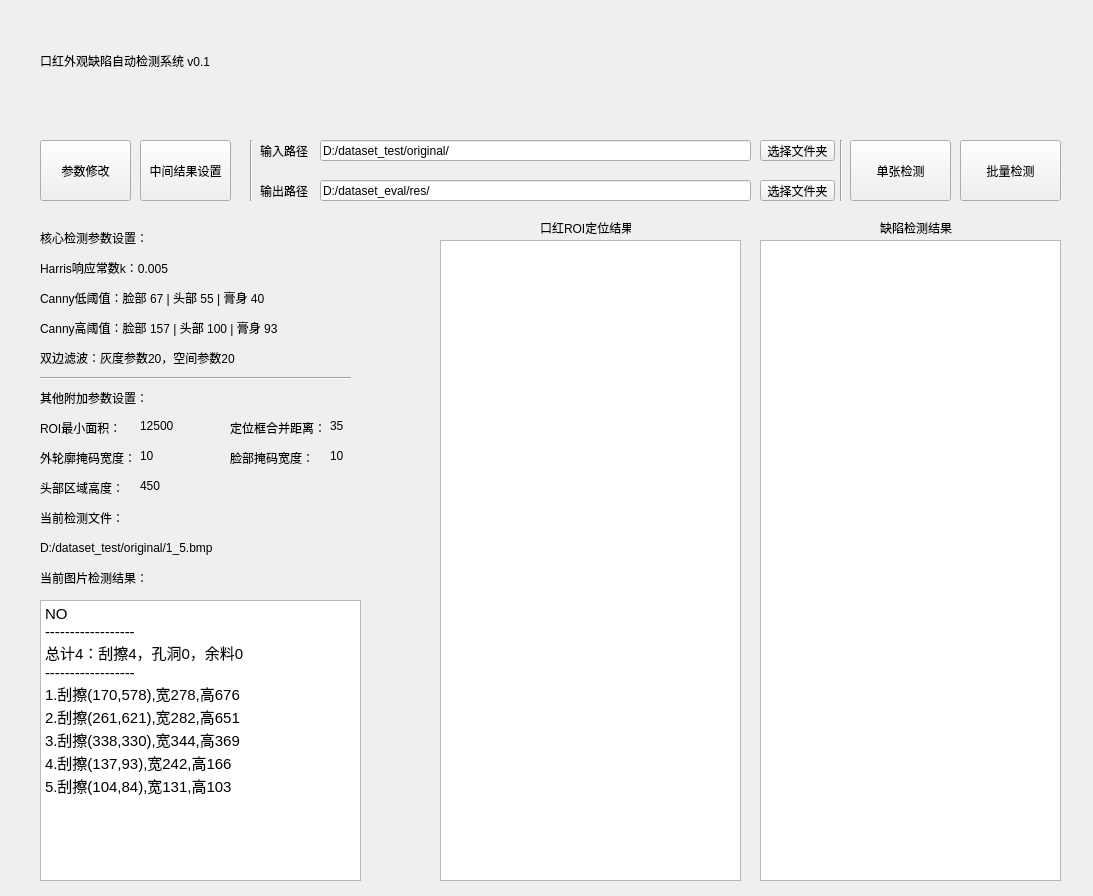
<?xml version="1.0" encoding="UTF-8"?>
<ui version="4.0">
 <class>Form</class>
 <widget class="QWidget" name="Form">
  <property name="geometry">
   <rect>
    <x>0</x>
    <y>0</y>
    <width>1093</width>
    <height>896</height>
   </rect>
  </property>
  <property name="windowTitle">
   <string>口红外观缺陷自动检测系统</string>
  </property>
  <widget class="QPushButton" name="pushButton_3">
   <property name="geometry">
    <rect>
     <x>960</x>
     <y>140</y>
     <width>101</width>
     <height>61</height>
    </rect>
   </property>
   <property name="text">
    <string>批量检测</string>
   </property>
  </widget>
  <widget class="QPushButton" name="pushButton">
   <property name="geometry">
    <rect>
     <x>760</x>
     <y>140</y>
     <width>75</width>
     <height>21</height>
    </rect>
   </property>
   <property name="text">
    <string>选择文件夹</string>
   </property>
  </widget>
  <widget class="QGraphicsView" name="graphicsView">
   <property name="geometry">
    <rect>
     <x>440</x>
     <y>240</y>
     <width>301</width>
     <height>641</height>
    </rect>
   </property>
  </widget>
  <widget class="QLabel" name="label">
   <property name="geometry">
    <rect>
     <x>260</x>
     <y>140</y>
     <width>61</width>
     <height>21</height>
    </rect>
   </property>
   <property name="text">
    <string>输入路径</string>
   </property>
  </widget>
  <widget class="QLineEdit" name="lineEdit_2">
   <property name="enabled">
    <bool>true</bool>
   </property>
   <property name="geometry">
    <rect>
     <x>320</x>
     <y>180</y>
     <width>431</width>
     <height>21</height>
    </rect>
   </property>
   <property name="text">
    <string>D:/dataset_eval/res/</string>
   </property>
   <property name="readOnly">
    <bool>true</bool>
   </property>
  </widget>
  <widget class="QLabel" name="label_4">
   <property name="geometry">
    <rect>
     <x>40</x>
     <y>230</y>
     <width>131</width>
     <height>16</height>
    </rect>
   </property>
   <property name="text">
    <string>核心检测参数设置：</string>
   </property>
  </widget>
  <widget class="Line" name="line_2">
   <property name="geometry">
    <rect>
     <x>250</x>
     <y>140</y>
     <width>3</width>
     <height>61</height>
    </rect>
   </property>
   <property name="orientation">
    <enum>Qt::Vertical</enum>
   </property>
  </widget>
  <widget class="QLabel" name="label_3">
   <property name="geometry">
    <rect>
     <x>40</x>
     <y>510</y>
     <width>131</width>
     <height>16</height>
    </rect>
   </property>
   <property name="text">
    <string>当前检测文件：</string>
   </property>
  </widget>
  <widget class="QGraphicsView" name="graphicsView_2">
   <property name="geometry">
    <rect>
     <x>760</x>
     <y>240</y>
     <width>301</width>
     <height>641</height>
    </rect>
   </property>
  </widget>
  <widget class="QPushButton" name="pushButton_6">
   <property name="geometry">
    <rect>
     <x>40</x>
     <y>140</y>
     <width>91</width>
     <height>61</height>
    </rect>
   </property>
   <property name="text">
    <string>参数修改</string>
   </property>
  </widget>
  <widget class="QPushButton" name="pushButton_5">
   <property name="geometry">
    <rect>
     <x>140</x>
     <y>140</y>
     <width>91</width>
     <height>61</height>
    </rect>
   </property>
   <property name="text">
    <string>中间结果设置</string>
   </property>
  </widget>
  <widget class="Line" name="line">
   <property name="geometry">
    <rect>
     <x>840</x>
     <y>140</y>
     <width>3</width>
     <height>61</height>
    </rect>
   </property>
   <property name="orientation">
    <enum>Qt::Vertical</enum>
   </property>
  </widget>
  <widget class="QLabel" name="label_2">
   <property name="geometry">
    <rect>
     <x>260</x>
     <y>180</y>
     <width>61</width>
     <height>21</height>
    </rect>
   </property>
   <property name="text">
    <string>输出路径</string>
   </property>
  </widget>
  <widget class="QPushButton" name="pushButton_4">
   <property name="geometry">
    <rect>
     <x>850</x>
     <y>140</y>
     <width>101</width>
     <height>61</height>
    </rect>
   </property>
   <property name="text">
    <string>单张检测</string>
   </property>
  </widget>
  <widget class="QPushButton" name="pushButton_2">
   <property name="geometry">
    <rect>
     <x>760</x>
     <y>180</y>
     <width>75</width>
     <height>21</height>
    </rect>
   </property>
   <property name="text">
    <string>选择文件夹</string>
   </property>
  </widget>
  <widget class="QLabel" name="label_5">
   <property name="geometry">
    <rect>
     <x>40</x>
     <y>570</y>
     <width>131</width>
     <height>16</height>
    </rect>
   </property>
   <property name="text">
    <string>当前图片检测结果：</string>
   </property>
  </widget>
  <widget class="QLineEdit" name="lineEdit">
   <property name="enabled">
    <bool>true</bool>
   </property>
   <property name="geometry">
    <rect>
     <x>320</x>
     <y>140</y>
     <width>431</width>
     <height>21</height>
    </rect>
   </property>
   <property name="text">
    <string>D:/dataset_test/original/</string>
   </property>
   <property name="readOnly">
    <bool>true</bool>
   </property>
  </widget>
  <widget class="QLabel" name="label_7">
   <property name="geometry">
    <rect>
     <x>40</x>
     <y>30</y>
     <width>431</width>
     <height>61</height>
    </rect>
   </property>
   <property name="text">
    <string>口红外观缺陷自动检测系统 v0.1</string>
   </property>
  </widget>
  <widget class="QLabel" name="label_6">
   <property name="geometry">
    <rect>
     <x>40</x>
     <y>420</y>
     <width>121</width>
     <height>16</height>
    </rect>
   </property>
   <property name="text">
    <string>ROI最小面积：</string>
   </property>
  </widget>
  <widget class="QLabel" name="label_8">
   <property name="geometry">
    <rect>
     <x>40</x>
     <y>450</y>
     <width>121</width>
     <height>16</height>
    </rect>
   </property>
   <property name="text">
    <string>外轮廓掩码宽度：</string>
   </property>
  </widget>
  <widget class="QLabel" name="label_9">
   <property name="geometry">
    <rect>
     <x>230</x>
     <y>450</y>
     <width>121</width>
     <height>16</height>
    </rect>
   </property>
   <property name="text">
    <string>脸部掩码宽度：</string>
   </property>
  </widget>
  <widget class="QLabel" name="label_13">
   <property name="geometry">
    <rect>
     <x>40</x>
     <y>480</y>
     <width>121</width>
     <height>16</height>
    </rect>
   </property>
   <property name="text">
    <string>头部区域高度：</string>
   </property>
  </widget>
  <widget class="QLabel" name="label_14">
   <property name="geometry">
    <rect>
     <x>40</x>
     <y>290</y>
     <width>331</width>
     <height>16</height>
    </rect>
   </property>
   <property name="text">
    <string>Canny低阈值：脸部 67 | 头部 55 | 膏身 40</string>
   </property>
  </widget>
  <widget class="QLabel" name="label_16">
   <property name="geometry">
    <rect>
     <x>230</x>
     <y>420</y>
     <width>121</width>
     <height>16</height>
    </rect>
   </property>
   <property name="text">
    <string>定位框合并距离：</string>
   </property>
  </widget>
  <widget class="QLabel" name="label_17">
   <property name="geometry">
    <rect>
     <x>140</x>
     <y>480</y>
     <width>54</width>
     <height>12</height>
    </rect>
   </property>
   <property name="text">
    <string>450</string>
   </property>
  </widget>
  <widget class="QLabel" name="label_18">
   <property name="geometry">
    <rect>
     <x>40</x>
     <y>320</y>
     <width>331</width>
     <height>16</height>
    </rect>
   </property>
   <property name="text">
    <string>Canny高阈值：脸部 157 | 头部 100 | 膏身 93</string>
   </property>
  </widget>
  <widget class="QLabel" name="label_19">
   <property name="geometry">
    <rect>
     <x>140</x>
     <y>420</y>
     <width>54</width>
     <height>12</height>
    </rect>
   </property>
   <property name="text">
    <string>12500</string>
   </property>
  </widget>
  <widget class="QLabel" name="label_20">
   <property name="geometry">
    <rect>
     <x>140</x>
     <y>450</y>
     <width>54</width>
     <height>12</height>
    </rect>
   </property>
   <property name="text">
    <string>10</string>
   </property>
  </widget>
  <widget class="QLabel" name="label_21">
   <property name="geometry">
    <rect>
     <x>330</x>
     <y>450</y>
     <width>54</width>
     <height>12</height>
    </rect>
   </property>
   <property name="text">
    <string>10</string>
   </property>
  </widget>
  <widget class="QLabel" name="label_25">
   <property name="geometry">
    <rect>
     <x>330</x>
     <y>420</y>
     <width>54</width>
     <height>12</height>
    </rect>
   </property>
   <property name="text">
    <string>35</string>
   </property>
  </widget>
  <widget class="Line" name="line_3">
   <property name="geometry">
    <rect>
     <x>40</x>
     <y>370</y>
     <width>311</width>
     <height>16</height>
    </rect>
   </property>
   <property name="orientation">
    <enum>Qt::Horizontal</enum>
   </property>
  </widget>
  <widget class="QLabel" name="label_15">
   <property name="geometry">
    <rect>
     <x>40</x>
     <y>540</y>
     <width>311</width>
     <height>16</height>
    </rect>
   </property>
   <property name="text">
    <string>D:/dataset_test/original/1_5.bmp</string>
   </property>
  </widget>
  <widget class="QTextEdit" name="textEdit">
   <property name="geometry">
    <rect>
     <x>40</x>
     <y>600</y>
     <width>321</width>
     <height>281</height>
    </rect>
   </property>
   <property name="html">
    <string>&lt;!DOCTYPE HTML PUBLIC &quot;-//W3C//DTD HTML 4.0//EN&quot; &quot;http://www.w3.org/TR/REC-html40/strict.dtd&quot;&gt;
&lt;html&gt;&lt;head&gt;&lt;meta name=&quot;qrichtext&quot; content=&quot;1&quot; /&gt;&lt;style type=&quot;text/css&quot;&gt;
p, li { white-space: pre-wrap; }
&lt;/style&gt;&lt;/head&gt;&lt;body style=&quot; font-family:'SimSun'; font-size:9pt; font-weight:400; font-style:normal;&quot;&gt;
&lt;p style=&quot; margin-top:0px; margin-bottom:0px; margin-left:0px; margin-right:0px; -qt-block-indent:0; text-indent:0px;&quot;&gt;&lt;span style=&quot; font-family:'SimSun'; font-size:11pt;&quot;&gt;NO&lt;/span&gt;&lt;/p&gt;
&lt;p style=&quot; margin-top:0px; margin-bottom:0px; margin-left:0px; margin-right:0px; -qt-block-indent:0; text-indent:0px;&quot;&gt;&lt;span style=&quot; font-family:'SimSun'; font-size:11pt;&quot;&gt;------------------&lt;/span&gt;&lt;/p&gt;
&lt;p style=&quot; margin-top:0px; margin-bottom:0px; margin-left:0px; margin-right:0px; -qt-block-indent:0; text-indent:0px;&quot;&gt;&lt;span style=&quot; font-family:'SimSun'; font-size:11pt;&quot;&gt;总计4：刮擦4，孔洞0，余料0&lt;/span&gt;&lt;/p&gt;
&lt;p style=&quot; margin-top:0px; margin-bottom:0px; margin-left:0px; margin-right:0px; -qt-block-indent:0; text-indent:0px;&quot;&gt;&lt;span style=&quot; font-family:'SimSun'; font-size:11pt;&quot;&gt;------------------&lt;/span&gt;&lt;/p&gt;
&lt;p style=&quot; margin-top:0px; margin-bottom:0px; margin-left:0px; margin-right:0px; -qt-block-indent:0; text-indent:0px;&quot;&gt;&lt;span style=&quot; font-family:'SimSun'; font-size:11pt;&quot;&gt;1.刮擦(170,578),宽278,高676&lt;/span&gt;&lt;/p&gt;
&lt;p style=&quot; margin-top:0px; margin-bottom:0px; margin-left:0px; margin-right:0px; -qt-block-indent:0; text-indent:0px;&quot;&gt;&lt;span style=&quot; font-family:'SimSun'; font-size:11pt;&quot;&gt;2.刮擦(261,621),宽282,高651&lt;/span&gt;&lt;/p&gt;
&lt;p style=&quot; margin-top:0px; margin-bottom:0px; margin-left:0px; margin-right:0px; -qt-block-indent:0; text-indent:0px;&quot;&gt;&lt;span style=&quot; font-family:'SimSun'; font-size:11pt;&quot;&gt;3.刮擦(338,330),宽344,高369&lt;/span&gt;&lt;/p&gt;
&lt;p style=&quot; margin-top:0px; margin-bottom:0px; margin-left:0px; margin-right:0px; -qt-block-indent:0; text-indent:0px;&quot;&gt;&lt;span style=&quot; font-family:'SimSun'; font-size:11pt;&quot;&gt;4.刮擦(137,93),宽242,高166&lt;/span&gt;&lt;/p&gt;
&lt;p style=&quot; margin-top:0px; margin-bottom:0px; margin-left:0px; margin-right:0px; -qt-block-indent:0; text-indent:0px;&quot;&gt;&lt;span style=&quot; font-family:'SimSun'; font-size:11pt;&quot;&gt;5.刮擦(104,84),宽131,高103&lt;/span&gt;&lt;/p&gt;
&lt;p style=&quot;-qt-paragraph-type:empty; margin-top:0px; margin-bottom:0px; margin-left:0px; margin-right:0px; -qt-block-indent:0; text-indent:0px; font-family:'SimSun'; font-size:11pt;&quot;&gt;&lt;br /&gt;&lt;/p&gt;&lt;/body&gt;&lt;/html&gt;</string>
   </property>
  </widget>
  <widget class="QLabel" name="label_26">
   <property name="geometry">
    <rect>
     <x>40</x>
     <y>260</y>
     <width>331</width>
     <height>16</height>
    </rect>
   </property>
   <property name="text">
    <string>Harris响应常数k：0.005</string>
   </property>
  </widget>
  <widget class="QLabel" name="label_27">
   <property name="geometry">
    <rect>
     <x>40</x>
     <y>350</y>
     <width>311</width>
     <height>16</height>
    </rect>
   </property>
   <property name="text">
    <string>双边滤波：灰度参数20，空间参数20</string>
   </property>
  </widget>
  <widget class="QLabel" name="label_28">
   <property name="geometry">
    <rect>
     <x>540</x>
     <y>220</y>
     <width>91</width>
     <height>16</height>
    </rect>
   </property>
   <property name="text">
    <string>口红ROI定位结果</string>
   </property>
  </widget>
  <widget class="QLabel" name="label_29">
   <property name="geometry">
    <rect>
     <x>880</x>
     <y>220</y>
     <width>91</width>
     <height>16</height>
    </rect>
   </property>
   <property name="text">
    <string>缺陷检测结果</string>
   </property>
  </widget>
  <widget class="QLabel" name="label_10">
   <property name="geometry">
    <rect>
     <x>40</x>
     <y>390</y>
     <width>131</width>
     <height>16</height>
    </rect>
   </property>
   <property name="text">
    <string>其他附加参数设置：</string>
   </property>
  </widget>
 </widget>
 <resources/>
 <connections>
  <connection>
   <sender>pushButton</sender>
   <signal>clicked()</signal>
   <receiver>Form</receiver>
   <slot>slot1()</slot>
   <hints>
    <hint type="sourcelabel">
     <x>806</x>
     <y>155</y>
    </hint>
    <hint type="destinationlabel">
     <x>829</x>
     <y>83</y>
    </hint>
   </hints>
  </connection>
 </connections>
 <slots>
  <slot>slot1()</slot>
 </slots>
</ui>
